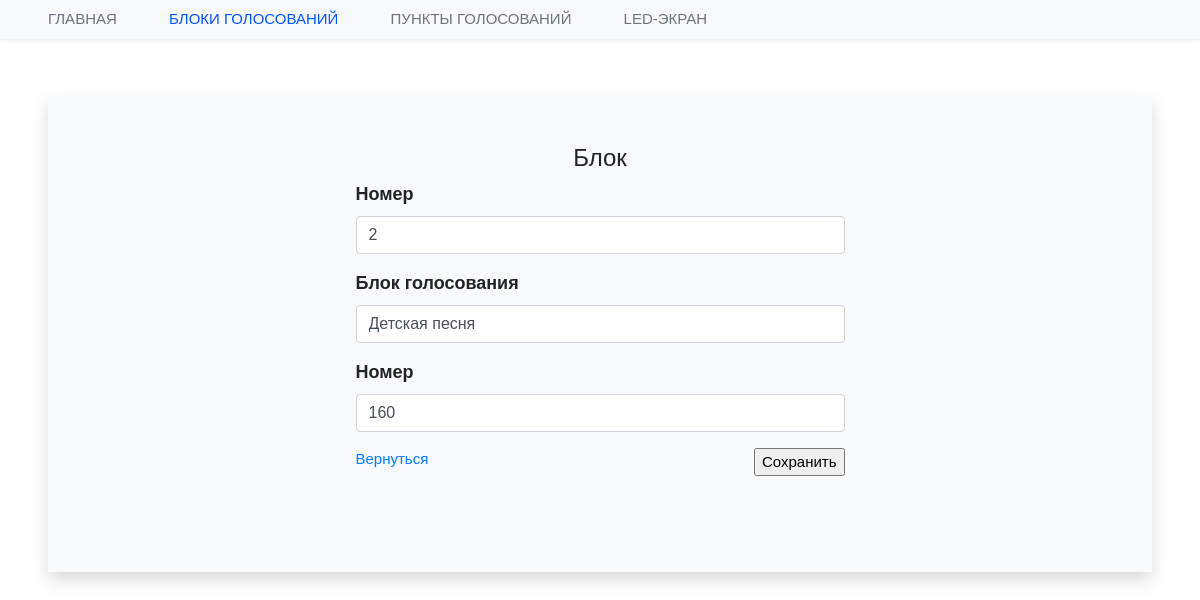
Screenshot of /publicvotes/edit/4 (signed in) with the database file from the repository.
### publicvotes/models.py (models this page shows, shortened)
class Theme(models.Model):
	title = models.CharField(verbose_name="Блок голосования", max_length=250, blank=True)
	number = models.DecimalField(verbose_name="Номер", max_digits=2, decimal_places=0, default=1, blank=False)
	current = models.BooleanField("Текущее голосования", default=False)
	active = models.BooleanField("Активное голосования", default=False)
	zoom = models.BooleanField("Активное голосования", default=False)
	show_timer = models.BooleanField("Показывать таймер", default=False)
	count = models.DecimalField(verbose_name="Номер", max_digits=4, decimal_places=0, default=180, blank=False)
	theme_token = models.CharField(verbose_name="Токен", max_length=250, blank=True)
	registration_date = models.DateField(verbose_name="Дата создания", default=date.today)
	class Meta:
		ordering = ['title']
		verbose_name='Блок голосования'
		verbose_name_plural='Блоки голосований'

### publicvotes/views.py (the view, shortened to what this page needs)
# urls.py: path('edit/<int:pk>', edit_theme, name = 'edit_theme'),
@login_required(login_url='/login/')
def edit_theme(request, pk = None):
	if not request.user.profile.admin_access:
		return redirect('home')
	theme = Theme.objects.filter(pk = pk).first()
	if not theme:
		return redirect('publicvotes:themes')
	form = ThemeForm(instance=theme, label_suffix='')
	args = {
		'menu': 'blocks',
		'theme': theme,
		'form': form,
	}
	return render(request, 'publicvotes/edit_theme.html', args)

### publicvotes/forms.py
class ThemeForm(forms.ModelForm):
	class Meta:
		model = Theme
		fields = ('number', 'title', 'count')
	def __init__(self, *args, **kwargs):
		super().__init__(*args, **kwargs)
		for field in self.fields:
			self.fields[field].widget.attrs.update({'class': 'form-control', 'autocomplete':'false'})
			self.fields[field].required=True

### vote/utils.py (called while the page is built)
def base_context(request):
	protocol = 'http://'
	if request.is_secure():
		protocol = 'https://'
	no_user = protocol + str(get_current_site(request)) + settings.STATIC_URL + 'img/no-user.jpg'
	no_image = protocol + str(get_current_site(request)) + settings.STATIC_URL + 'img/no-image.png'
	cookie_flag = True
	if "coockes" in request.session:
		cookie_flag = False
		if request.user.is_authenticated:
			if request.session['coockes'] == '1' and not request.user.profile.cookies_agree:
				request.user.profile.cookies_agree = True
				request.user.profile.save()
	else:
		if request.user.is_authenticated:
			if request.user.profile.cookies_agree:
				cookie_flag = False
				request.session['coockes'] = '1'
	args = {
		'cookie_flag': cookie_flag,
		'no_user': no_user,
		'no_image': no_image,
	}
	return args

### publicvotes/templates/publicvotes/edit_theme.html (shortened to what this page needs)
{% extends 'base.html' %}
{% load static %}
{% block content %}
	<h4 class="display-5 text-center">Блок <b>{{ section }}</b></h4>
	<div class="row">
		<div class="col-md-6 mx-auto mb-5">
			<form action="" method="post" , autocomplete="false"> {% csrf_token %}
				{{form.as_p}}
				<div class="row align-middle">
					<div class="col-md-6 text-left">
						<a href="{% url 'publicvotes:themes' %}">Вернуться</a>
					</div>
					<div class="col-md-6 text-right">
						<input type="submit" value="Сохранить">
					</div>
				</div>
				</div>
		</div>
	</div>
{% endblock %}

### static/css/style.css (style rules this page uses)
body { font-family: 'Montserrat', sans-serif; font-style: normal; font-size: 15px !important; }
label { font-size: 120%; font-weight: bold; }

### rows the page displays
Theme: number "2", title "Детская песня", count "160"
